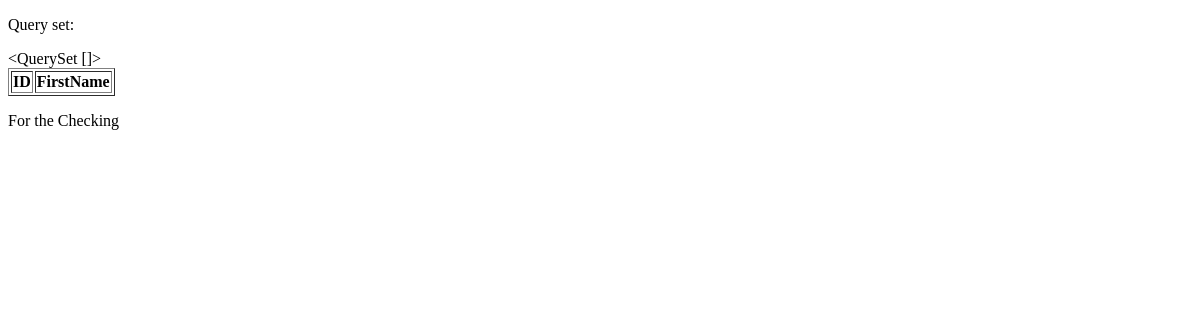
/test, run on an earlier commit of the app's database.
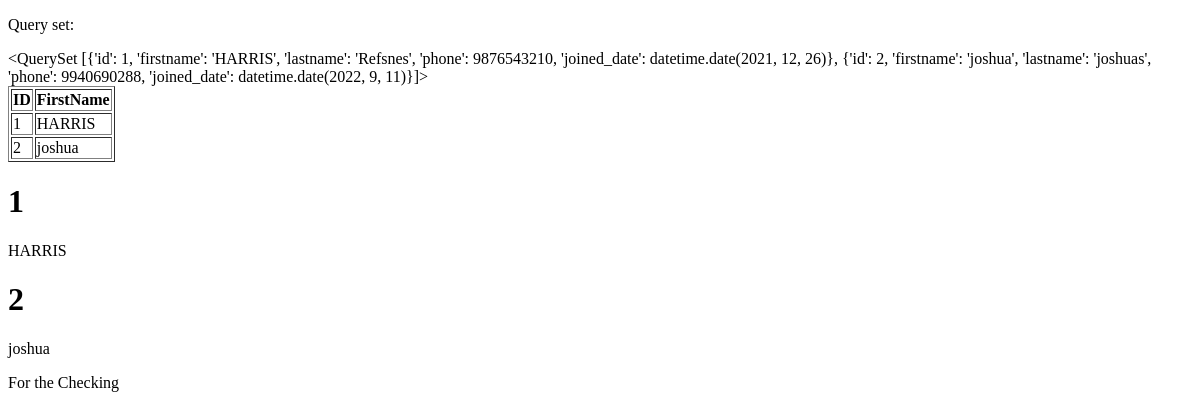
And on a later commit of the database.
### members/models.py (models this page shows, shortened)
class Member(models.Model):
  firstname = models.CharField(max_length=255)
  lastname = models.CharField(max_length=255)
  phone = models.IntegerField(null=True)
  joined_date = models.DateField(null=True)

### members/views.py (the view)
# urls.py: path('test', views.test, name='test')
def test(request):
    mymember = Member.objects.all().values()
    template = loader.get_template('Templates.html')
    context = {
        'member': mymember,
    }
    return HttpResponse(template.render(context, request))

### members/templates/Templates.html (shortened to what this page needs)
<!DOCTYPE html>
<html lang="en">
<head>
</head>
<body>
<p>Query set:</p>
{{ member }}
<table border = '1'>
    <tr>
        <th>ID</th>
        <th>FirstName</th>
    </tr>
    {% for x in member %}
    <tr>
        <td>{{ x.id }}</td>
        <td>{{ x.firstname }}</td>
    </tr>
    {% endfor %}
</table>
{% for i in member %}
    <h1>{{ i.id }}</h1>
    <p>
        {{ i.firstname }}
    </p>
{% endfor %}
<p>For the Checking</p>
</body>
</html>

What changed in the data, as far as the page shows it:
added Member: id "1", firstname "HARRIS"
added Member: id "2", firstname "joshua"
Also different on the page:
{{ member }}: "<QuerySet []>" → "<QuerySet [{'id': 1, 'firstname': 'HARRIS', 'lastname': 'Refsnes', 'phone': 9876543210, 'joined_date': datetime.date(2021, 12, 26)}, {'id': 2, 'firstname': 'joshua', 'lastname': 'joshuas', 'phone': 9940690288, 'joined_date': datetime.date(2022, 9, 11)}]>"
